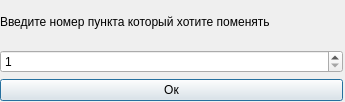
<?xml version="1.0" encoding="UTF-8"?>
<ui version="4.0">
 <class>numberchenget</class>
 <widget class="QDialog" name="numberchenget">
  <property name="geometry">
   <rect>
    <x>0</x>
    <y>0</y>
    <width>345</width>
    <height>102</height>
   </rect>
  </property>
  <property name="windowTitle">
   <string>Dialog</string>
  </property>
  <widget class="QWidget" name="gridLayoutWidget">
   <property name="geometry">
    <rect>
     <x>0</x>
     <y>0</y>
     <width>343</width>
     <height>101</height>
    </rect>
   </property>
   <layout class="QGridLayout" name="gridLayout">
    <item row="0" column="0">
     <widget class="QLabel" name="label">
      <property name="text">
       <string>Введите номер пункта который хотите поменять</string>
      </property>
     </widget>
    </item>
    <item row="1" column="0">
     <widget class="QSpinBox" name="spinBox">
      <property name="minimum">
       <number>1</number>
      </property>
     </widget>
    </item>
    <item row="2" column="0">
     <widget class="QPushButton" name="pushButton">
      <property name="text">
       <string>Ок</string>
      </property>
     </widget>
    </item>
   </layout>
  </widget>
 </widget>
 <resources/>
 <connections/>
</ui>
